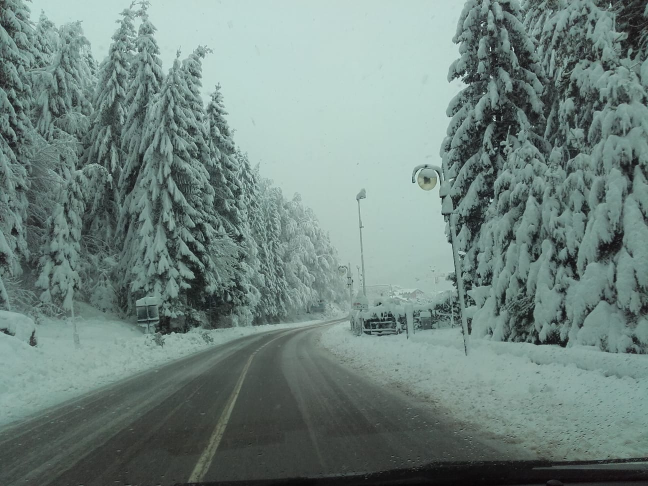
#> input picture images-videos/snow.jpg, 1296 x 972 px (shown at 1/2 size)
$ python drawing_shape_text.py
#> lines starting #> are read from the running program, lines starting #| are printed output that depends on the picture
'''
How to draw (rectangle, circle, line) and add text on image
'''

import cv2 as cv
import numpy as np

def rescaleFrame(frame, scale=0.10, width=None, heigth=None):
    if width==None and heigth==None:
        width = int(frame.shape[1] * scale)
        heigth = int(frame.shape[0] * scale)
    return cv.resize(frame, (width,heigth), interpolation=cv.INTER_AREA)

img = cv.imread('./images-videos/snow.jpg')
#> img is the input picture: shape (972, 1296, 3); mean B, G, R 126.9, 132, 112.5

# to write on image we create a blank image
blank = np.zeros((500,500,3), dtype='uint8')

#create green rectangle
# blank[200:300,120:220:,:] = 0,255,0

# draw rectangle
cv.rectangle(blank, (250,0), (250,500), (0,255,0), thickness=2)
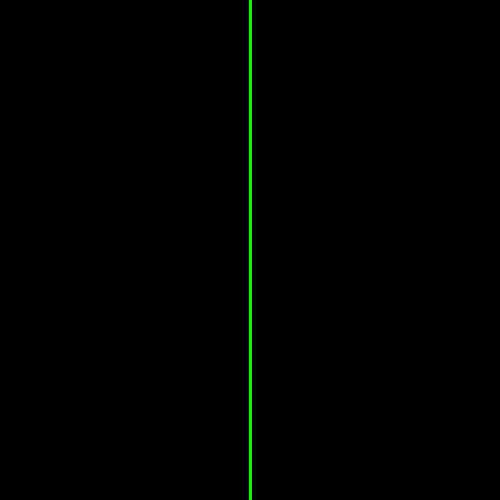
#> blank: shape (500, 500, 3); mean of channels 0, 1, 2 0, 1.5, 0; drawn as B, G, R
#cv.rectangle(blank, (250,0), (250,500), (0,255,0), thickness=cv.FILLED)
cv.imshow('green rectangle', blank)

# draw circle
cv.circle(blank, (blank.shape[1]//2, blank.shape[0]//2), 50, (0,0,255), thickness=cv.FILLED)
cv.imshow('Circle', blank)

# draw line
cv.line(blank, (0,0), (blank.shape[1], blank.shape[0]), (255,0,255), thickness=2)
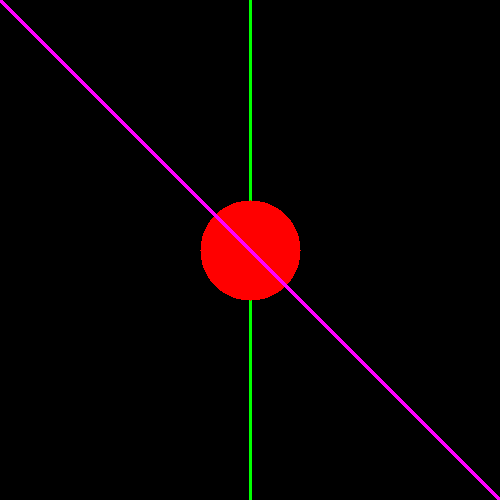
#> blank: shape (500, 500, 3); mean of channels 0, 1, 2 2.5, 1.2, 10.2; drawn as B, G, R
cv.imshow('Line', blank)

# draw text
blank = np.zeros((500,500,3), dtype='uint8')

cv.putText(blank, 'Hello mum', (0,200), cv.FONT_HERSHEY_TRIPLEX, 1, (255,0,255), thickness= 2)
cv.imshow('text', blank)
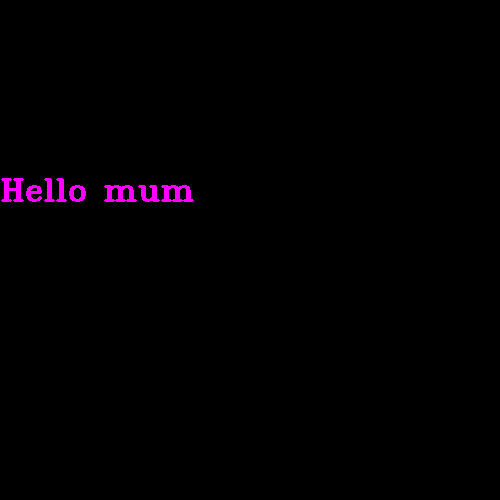
#> window 'text': shape (500, 500, 3); mean B, G, R 1.8, 0, 1.8

cv.waitKey(0)
